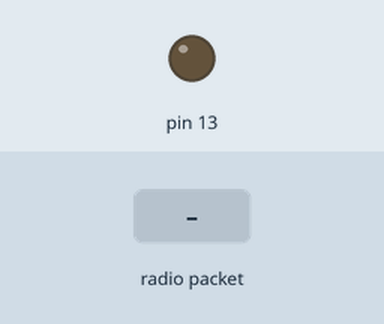
This sketch was run on a simulated Arduino Uno, built with avr-gcc and run on an emulated ATmega328P. On the bench: output pins drawn as LEDs (lit = HIGH). Inputs (shaded band) come from the test bench. No radio packets arrive unless stated; what the sketch prints to the serial monitor is not drawn.

Above: at 1.2 s.
1.3 s: radio packet "5" arrives
Timing chart, 0 to 4.3 s (numbered marks = the images above; inputs shaded):
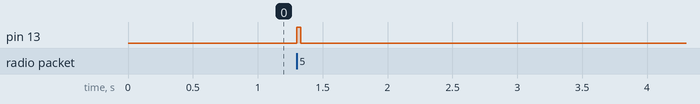

Measured:
- after the input at 1.3 s, pin 13: LOW → HIGH at once, → LOW 0.03 s later

The sketch:

reciever.ino
```cpp
// (licence header left out)
#include <VirtualWire.h>

/*Global Message Variables*/

//Char string received by RF receiver
char sensorMsg[7];

//Int message after conversion from char string
int SensorData;

int soil;
int temp;
int uv;
int broadband;
int infrared;

String transmission = "";


void setup()
{
    Serial.begin(9600); // Debugging only
    //Serial.println("setup");
    pinMode(13, OUTPUT);
    // Initialise the IO and ISR
    //vw_set_rx_pin(0);  //Changes rx pin on board
    //Default rx pin is I/O pin 11
    vw_set_ptt_inverted(true); // Required for DR3100
    vw_setup(2000);      // Bits per sec
    vw_rx_start();       // Start the receiver PLL running
}

String formatMessage(int soil, int temp, int uv, int broadband){
  String trans = "";

  float tempC = float(temp)/100.0;
  float uvC = float(uv)/100.0;
  float broadbandC = float(broadband)/100.0;
  float soilC = float(soil)/1023.0;

  trans="Soil Moisture Level: ";
  trans+=String(soilC);
  trans+="$Temperature (in C): ";
  trans+=String(tempC);
  trans+="$UV: ";
  trans+=String(uvC);
  trans+=" mW/cm^2";
  trans+="$Visible Light: ";
  trans+=String(broadbandC);
  trans+=" lux";
  trans+="$";

  return trans;
}

void decodeMsg(){
  char** sensorData_parsed;
    char* sensorData;
    const char delim[2] = "/";

    //char soil[4];
    //char temp[6];
    //char uv[5];
    //char broadBand[6];
    char infraRed_Char[4];

    int j = 1;

    uint8_t buf[VW_MAX_MESSAGE_LEN];
    uint8_t buflen = VW_MAX_MESSAGE_LEN;
    if (vw_get_message(buf, &buflen)) // Non-blocking

    {
        int i;

        //Set LED to HIGH
        //Indicates message received
        digitalWrite(13, HIGH);
        // Message with a good checksum received, dump it.

        for (i = 0; i < buflen; i++)
        {
            sensorMsg[i]= char(buf[i]);

        }

        //Add null terminator to char string
        //String must be terminated to enable use of atoi function
        sensorMsg[buflen] = '\0';

        //Serial.print("Sensor Data 1: ");
        //Serial.print(sensorMsg);
        //Serial.println("");

        //Convert String to Int Value

        sensorData = strtok(sensorMsg, delim);
        //sensorData_parsed[0] = sensorData;

        //Serial.println("SensorData: ");
        //Serial.println(sensorData);


        while(sensorData != NULL){
           sensorData = strtok(NULL, delim);
           //Serial.println(sensorData);
           sensorData_parsed[j] = sensorData;
           j++;
        }

        soil = atoi(sensorData_parsed[1]);
        temp = atoi(sensorData_parsed[2]);
        uv = atoi(sensorData_parsed[3]);
        broadband = atoi(sensorData_parsed[4]);

        for(int p =0; p<2; p++){
          infraRed_Char[p] = sensorData_parsed[5][p];
        }

        infrared = atoi(infraRed_Char);


        //create sendable message
        transmission = formatMessage(soil,temp,uv,broadband);

        Serial.println(transmission);


        //Set LED to LOW
        //indicating end of message transmission
        digitalWrite(13, LOW);
    }
}
void loop()
{
    decodeMsg();

}
```
